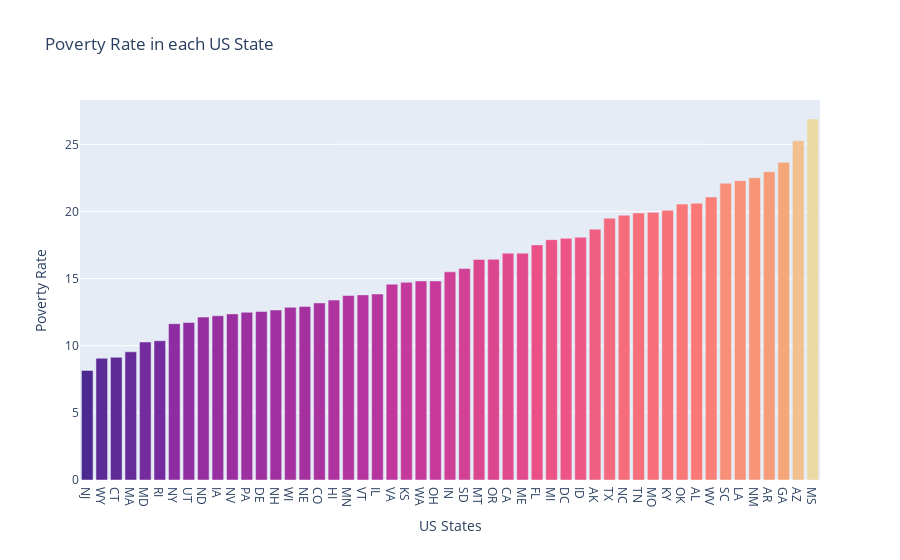

Notebook code for this chart:
### Code cell
bar = px.bar(x = poverty_rate_per_state.index,y = poverty_rate_per_state.poverty_rate,title='Poverty Rate in each US State',color_continuous_scale='Agsunset',hover_name=poverty_rate_per_state.poverty_rate,color=poverty_rate_per_state.poverty_rate)
 
bar.update_layout(xaxis_title='US States',yaxis_title='Poverty Rate',coloraxis_showscale=False)
 
bar.show()

### Figure 1 — Plotly figure (JSON) as saved in the notebook; plotly's stock layout.template omitted (floating-point values rounded to 4 significant figures)
{"data": [{"alignmentgroup": "True", "hovertemplate": "<b>%{hovertext}</b><br><br>x=%{x}<br>y=%{y}<br>color=%{marker.color}<extra></extra>", "hovertext": [8.161, 9.064, 9.137, 9.546, 10.27, 10.37, 11.64, 11.72, 12.13, 12.23, 12.37, 12.49, 12.56, 12.66, 12.86, 12.92, 13.19, 13.4, 13.75, 13.79, 13.85, 14.59, 14.72, 14.83, 14.83, 15.5, 15.75, 16.42, 16.44, 16.89, 16.89, 17.51, 17.9, 18, 18.08, 18.68, 19.5, 19.72, 19.89, 19.93, 20.08, 20.55, 20.61, 21.08, 22.11, 22.29, 22.51, 22.96, 23.66, 25.27, 26.88], "legendgroup": "", "marker": {"color": [8.161, 9.064, 9.137, 9.546, 10.27, 10.37, 11.64, 11.72, 12.13, 12.23, 12.37, 12.49, 12.56, 12.66, 12.86, 12.92, 13.19, 13.4, 13.75, 13.79, 13.85, 14.59, 14.72, 14.83, 14.83, 15.5, 15.75, 16.42, 16.44, 16.89, 16.89, 17.51, 17.9, 18, 18.08, 18.68, 19.5, 19.72, 19.89, 19.93, 20.08, 20.55, 20.61, 21.08, 22.11, 22.29, 22.51, 22.96, 23.66, 25.27, 26.88], "coloraxis": "coloraxis", "pattern": {"shape": ""}}, "name": "", "offsetgroup": "", "orientation": "v", "showlegend": false, "textposition": "auto", "type": "bar", "x": ["NJ", "WY", "CT", "MA", "MD", "RI", "NY", "UT", "ND", "IA", "NV", "PA", "DE", "NH", "WI", "NE", "CO", "HI", "MN", "VT", "IL", "VA", "KS", "WA", "OH", "IN", "SD", "MT", "OR", "CA", "ME", "FL", "MI", "DC", "ID", "AK", "TX", "NC", "TN", "MO", "KY", "OK", "AL", "WV", "SC", "LA", "NM", "AR", "GA", "AZ", "MS"], "xaxis": "x", "y": [8.161, 9.064, 9.137, 9.546, 10.27, 10.37, 11.64, 11.72, 12.13, 12.23, 12.37, 12.49, 12.56, 12.66, 12.86, 12.92, 13.19, 13.4, 13.75, 13.79, 13.85, 14.59, 14.72, 14.83, 14.83, 15.5, 15.75, 16.42, 16.44, 16.89, 16.89, 17.51, 17.9, 18, 18.08, 18.68, 19.5, 19.72, 19.89, 19.93, 20.08, 20.55, 20.61, 21.08, 22.11, 22.29, 22.51, 22.96, 23.66, 25.27, 26.88], "yaxis": "y"}], "layout": {"barmode": "relative", "coloraxis": {"colorbar": {"title": {"text": "color"}}, "colorscale": [[0, "rgb(75, 41, 145)"], [0.1667, "rgb(135, 44, 162)"], [0.3333, "rgb(192, 54, 157)"], [0.5, "rgb(234, 79, 136)"], [0.6667, "rgb(250, 120, 118)"], [0.8333, "rgb(246, 169, 122)"], [1, "rgb(237, 217, 163)"]], "showscale": false}, "legend": {"tracegroupgap": 0}, "title": {"text": "Poverty Rate in each US State"}, "xaxis": {"anchor": "y", "domain": [0, 1], "title": {"text": "US States"}}, "yaxis": {"anchor": "x", "domain": [0, 1], "title": {"text": "Poverty Rate"}}}}
